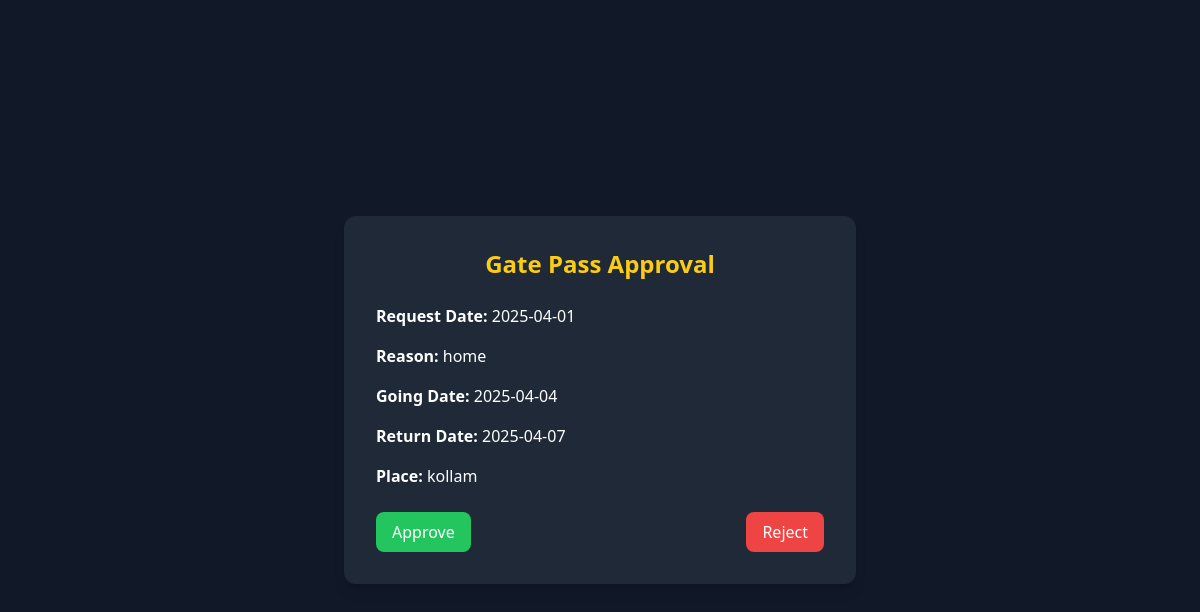
The page /parentsanction/1 on the database its author committed.
### models/models.py (models this page shows)
class GatePassRequest(db.Model):
    __tablename__ = "gatepass_requests"
    id = db.Column(db.Integer, primary_key=True)
    student_id = db.Column(db.Integer, db.ForeignKey("students.admno"), nullable=False)
    parent_id = db.Column(db.Integer, db.ForeignKey("parents.id"), nullable=False)
    request_date = db.Column(db.Date, nullable=False)
    request_time = db.Column(db.String(10), nullable=False)
    pass_type = db.Column(db.String(50), nullable=False)
    reason = db.Column(db.String(255), nullable=False)
    place = db.Column(db.String(100), nullable=False)
    going_date = db.Column(db.Date, nullable=False)
    going_time = db.Column(db.String(10), nullable=False)
    return_date = db.Column(db.Date, nullable=False)
    status = db.Column(db.String(30), default="pending")

### controllers/controllers.py (the view, shortened to what this page needs)
@app.route("/parentsanction/<int:id>",methods=["POST","GET"])
def psanction(id):
    obj=GatePassRequest.query.filter_by(id=id).first()
    return render_template("parentsanction.html",gp=obj)

### templates/parentsanction.html (shortened to what this page needs)
<!DOCTYPE html>
<html lang="en">
<head>
    <script src="https://cdn.tailwindcss.com"></script>
</head>
<body class="flex items-center justify-center min-h-screen bg-gray-900 text-white">
    <div class="bg-gray-800 p-8 rounded-xl shadow-lg w-full max-w-lg">
        <h2 class="text-2xl font-bold text-center text-yellow-400">Gate Pass Approval</h2>
        <div class="mt-6 space-y-4">
            <p><strong>Request Date:</strong> <span id="requestDate">{{gp.request_date}}</span></p>
            <p><strong>Reason:</strong> <span id="reason">{{gp.reason}}</span></p>
            <p><strong>Going Date:</strong> <span id="goingDate">{{gp.going_date}}</span></p>
            <p><strong>Return Date:</strong> <span id="returnDate">{{gp.return_date}}</span></p>
            <p><strong>Place:</strong> <span id="place">{{gp.place}}</span></p>
        </div>
        <form action="/parentsanction/{{gp.id}}" method="post">
            <div class="mt-6 flex justify-between">
                <button type="submit" name="approve" class="bg-green-500 hover:bg-green-400 px-4 py-2 rounded-lg text-white">
                    Approve
                </button>
                <button type="submit" name="reject" class="bg-red-500 hover:bg-red-400 px-4 py-2 rounded-lg text-white">
                    Reject
                </button>
            </div>
        </form>
    </div>
</body>
</html>

### rows shown on the page
GatePassRequest: request_date "2025-04-01", reason "home", going_date "2025-04-04", return_date "2025-04-07", place "kollam"
